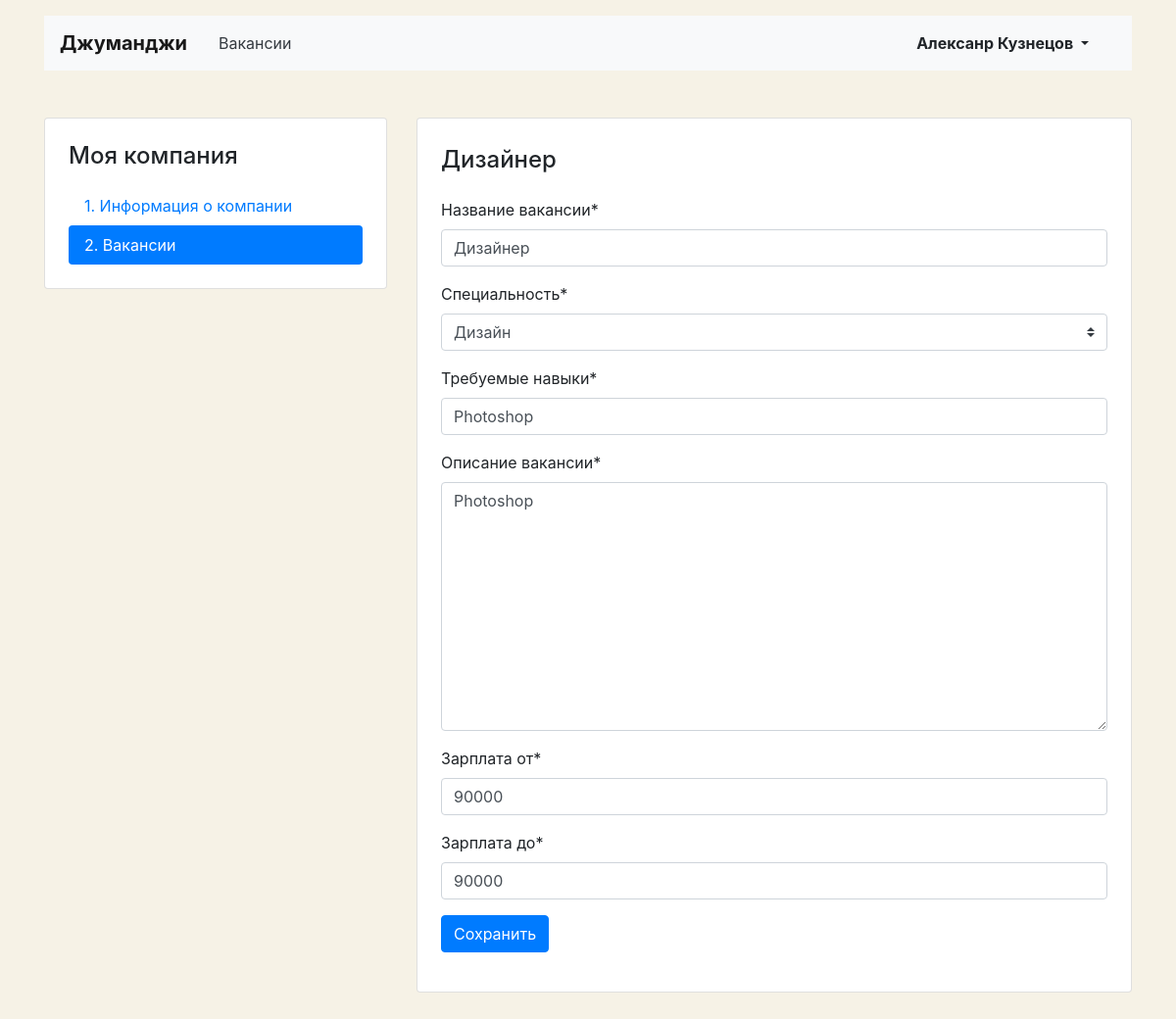
The page /mycompany/vacancies/6 (signed in) on the database its author committed.
### stephunter/models.py (models this page shows)
class Vacancy(models.Model):
    title = models.CharField(max_length=120)
    specialty = models.ForeignKey(Specialty, on_delete=models.CASCADE, related_name='vacancies')
    company = models.ForeignKey(Company, on_delete=models.CASCADE, related_name='vacancies')
    skills = models.CharField(max_length=120)
    description = models.TextField()
    salary_min = models.IntegerField()
    salary_max = models.IntegerField()
    published_at = models.DateField()

class Specialty(models.Model):
    code = models.CharField(max_length=20)
    title = models.CharField(max_length=20)
    picture = models.ImageField(upload_to=MEDIA_SPECIALITY_IMAGE_DIR)
    def __str__(self):
        return self.title

### stephunter/views/myvacancy.py (the view, shortened to what this page needs)
# urls.py: path('mycompany/vacancies/<int:vacancy_id>', MyVacancyView.as_view(), name='my_vacancy'),
class MyVacancyView(LoginRequiredMixin, View):
    def get(self, request, vacancy_id):
        vacancy = Vacancy.objects.filter(id=vacancy_id, company__owner_id=request.user.id) \
            .annotate(application_count=Count('applications')).first()
        if vacancy:
            applications = Application.objects.filter(vacancy_id=vacancy_id)
            form = VacancyForm(instance=vacancy)
            return render(request, 'stephunter/vacancy/vacancy-edit.html', context={
                'applications': applications,
                'vacancy': vacancy,
                'form': form,
            })
        return redirect('my_vacancies')

### stephunter/forms.py
class VacancyForm(forms.ModelForm):
    class Meta:
        model = Vacancy
        fields = ('title', 'specialty', 'skills', 'description', 'salary_min', 'salary_max')
        labels = {
            'title': 'Название вакансии',
            'specialty': 'Специальность',
            'skills': 'Требуемые навыки',
            'description': 'Описание вакансии',
            'salary_min': 'Зарплата от',
            'salary_max': 'Зарплата до',
        }
    def __init__(self, *args, **kwargs):
        super().__init__(*args, **kwargs)
        self.helper = FormHelper()
        self.helper.add_input(Submit('submit', 'Сохранить'))
        self.helper.form_method = 'post'

### stephunter/templates/stephunter/vacancy/vacancy-edit.html (shortened to what this page needs)
{% extends 'stephunter/base.html' %}
{% load crispy_forms_tags %}
{% load extras %}
{% block content %}
  <main class="container mt-3 pb-5">
    <div class="row mt-5">
      <div class="col-12 col-lg-4">
        <aside class="pt-3 pb-4 px-4 mb-5 card">
          <h1 class="h4 pt-2 pb-2">Моя компания</h1>
          <div class="nav flex-column nav-pills">
            <a class="nav-link" href="{% url 'my_company' %}">1. Информация о&nbsp;компании</a>
            <a class="nav-link active" href="{% url 'my_vacancies' %}">2. Вакансии</a>
          </div>
        </aside>
      </div>
      <div class="col-12 col-lg-8">
        <div class="card">
          <div class="card-body px-4 pb-4 tab-content">
            <section>
              <h2 class="h4 pt-2 pb-3">{{ vacancy.title }}</h2>
              {% crispy form %}
            </section>
          </div>
        </div>
      </div>
    </div>
  </main>
{% endblock %}

### stephunter/templates/stephunter/base.html (shortened to what this page needs)
<!DOCTYPE html>
<html lang="ru">
<head>
  <link rel="stylesheet" href="https://stackpath.bootstrapcdn.com/bootstrap/4.3.1/css/bootstrap.min.css">
</head>
<body>
  <header class="container mt-3">
    <nav class="navbar navbar-expand-lg navbar-light bg-light">
      <a class="navbar-brand mr-4 font-weight-bold" href="{% url 'index' %}">Джуманджи</a>
      <div class="collapse navbar-collapse justify-content-between" id="navbarNav">
        <ul class="navbar-nav col-10">
          <li class="nav-item">
            <a class="nav-link text-dark" href="{% url 'vacancies' %}">Вакансии</a>
          </li>
        </ul>
        <ul class="navbar-nav col-2 justify-content-end">
          <li class="nav-item active">
            {% if request.user.is_authenticated %}
            <div class="btn-group">
              <button type="button" class="btn dropdown-toggle font-weight-bold" data-toggle="dropdown" aria-haspopup="true" aria-expanded="false">
                {{ user.first_name }} {{ user.last_name }}
              </button>
              {% else %}
                <a href="{% url 'login' %}" class="nav-link font-weight-bold">Вход</a>
              {% endif %}
            </div>
          </li>
        </ul>
      </div>
    </nav>
  </header>
  {% block content %}{% endblock %}
</body>
</html>

### stephunter/templates/stephunter/base.html (style rules this page uses)
body { background-color: #F6F2E6; }

### rows shown on the page
Vacancy: title "Дизайнер", specialty "Дизайн", skills "Photoshop", description "Photoshop", salary_min "90000", salary_max "90000"

### other values the page prints
{{ user.first_name }} "Алексанр"
{{ user.last_name }} "Кузнецов"
